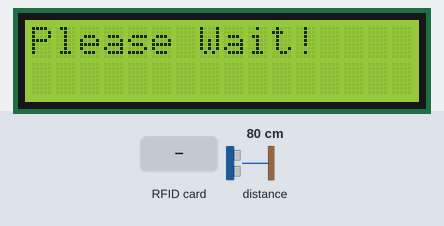
Simulated run of this sketch. Board: ESP8266 (NodeMCU). On the bench: 16×2 character LCD. Wiring (inferred from the names in the program): ultrasonic range finder: trigger A0; echo D3. The inputs (shaded band) are chosen by the test bench; at power-on: distance to the obstacle 80 cm. The echo pulse lasts 58.3 µs per cm; WiFi joins after 1.5 s; servers stay silent unless stated; what the sketch prints to the serial monitor is not drawn.

Above: at 0.1 s.
At 3.0 s:
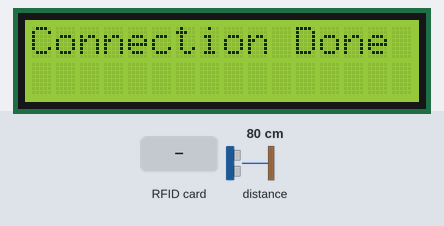
4.7 s: RFID card 5E 7A 19 C4 held to the reader
At 5.8 s:
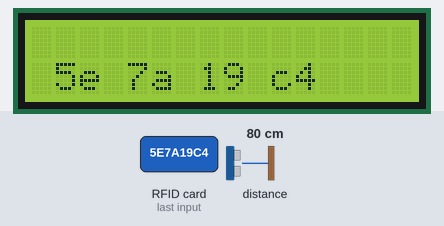
Timing chart, 0 to 7.7 s (numbered marks = the images above; inputs shaded):
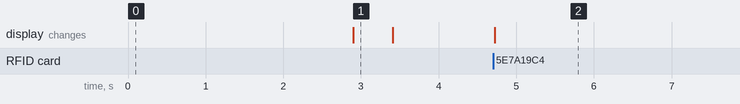

The sketch:

firstesp8266_1.ino
```cpp
#include <Wire.h>
#include <LiquidCrystal_I2C.h>
#include <SoftwareSerial.h>
#include <SPI.h>
#include <MFRC522.h>
#include <Arduino.h>

#define RST_PIN D4
#define CS_PIN D8
MFRC522 mfrc522(CS_PIN, RST_PIN);
char newTagDetected;

#define BLYNK_TEMPLATE_ID "TMPL6z2N9dDO0"
#define BLYNK_TEMPLATE_NAME "Cat Feeder"
#define BLYNK_AUTH_TOKEN "4Fgpra59MH_USJMk5vYScTZj77H9w9Da"

#include <ESP8266WiFi.h>
#include <BlynkSimpleEsp8266.h>

char ssid[] = "177013";
char pass[] = "metamorphosis";

WiFiClient client;

const int trigger = A0; //trig pin hcsr04
const int echo = D3; //echo pin hcsr04

//adjusting for serial connection using softwareserial.h
const int rxpin = 3;
const int txpin = 1;
SoftwareSerial esp = SoftwareSerial(rxpin, txpin);


LiquidCrystal_I2C lcd(0x27, 16, 2); //lcd 16x2 with address 0x27

const int maxDistance = 20;

float duration, distance;
float measureDistance() {
  // Trigger ultrasonic sensor
  digitalWrite(trigger, LOW);
  delayMicroseconds(2);
  digitalWrite(trigger, HIGH);
  delayMicroseconds(10);
  digitalWrite(trigger, LOW);

  // Measure pulse duration
  duration = pulseIn(echo, HIGH);

  // Calculate distance (adjust based on your sensor's specifications)
  distance = duration * 0.034 / 2; // Speed of sound in cm/us

  return constrain(distance, 0, maxDistance); // Constrain measured distance to sensor range
}

//Struct data that will send to slave esp8266
struct controlData {
  float weight;
  bool servoRun;
};
controlData controlPacket; //instance of the data structure

unsigned long lastMillis = 0;// Milliseconds since last food level measurement
float percentageDecrease;
// Function for dedicated serial output
void sendDataToSerial(float percentageDecrease, bool servoRun, float weight) {
  Serial.print("Pakan : ");
  Serial.print(percentageDecrease, 1);
  Serial.println("%");
  Serial.print("Servo Run: ");
  Serial.println(servoRun ? "True" : "False");
  Serial.print("Weight: ");
  Serial.println(weight);
  Serial.flush(); // Force serial buffer flush
}


void setup() {
  esp.begin(9600);
  Serial.begin(115200);
  SPI.begin();
  pinMode(trigger, OUTPUT);
  pinMode(echo, INPUT);
  //checking LCD
  lcd.begin();
  lcd.clear();
  lcd.noCursor();
  lcd.print("Please Wait!");
  delay(1000);

  WiFi.begin(ssid, pass);
  Blynk.begin(BLYNK_AUTH_TOKEN, ssid, pass);
  while(WiFi.status() != WL_CONNECTED){
	  lcd.clear();
	  lcd.setCursor(0,0);
	  lcd.print("Trying Connecting");
	  lcd.setCursor(0,1);
	  lcd.print("To WiFi");
	  delay(500);
  }

  lcd.clear();
	lcd.setCursor(0,0);
	lcd.print("Connection Done");
  delay(500);
  lcd.clear();
  jumlahPakan();
}

void loop() {
  if (Blynk.connected()) {
  esp.write((uint8_t*)&controlPacket, sizeof(controlPacket));
  // Check for 1 minute interval and call jumlahPakan()
  unsigned long currentMillis = millis();
  if (currentMillis - lastMillis >= 60000) {
    lastMillis = currentMillis;
    jumlahPakan();
  }
  }
  else {
  Serial.println("Blynk Disconnected!");
  lcd.clear();
  lcd.setCursor(0, 0);
  lcd.print("Blynk Disconnect");
  }


  if (esp.available() > sizeof(controlData)) {
    controlData receivedData;
    esp.readBytes((uint8_t*) &receivedData, sizeof(controlData));
    int servoRunInt = receivedData.servoRun ? 1 : 0;
    // Update your control packet with received servoRun data
    controlPacket.servoRun = receivedData.servoRun;
    Serial.print("Received servoRun from Slave ESP: ");
    Serial.println(servoRunInt);

    // Send the updated control packet (including received servoRun) to Blynk
    Blynk.virtualWrite(V1, servoRunInt);
  }


  if (!newTagDetected && !mfrc522.PICC_IsNewCardPresent()) {
    return;
  }

  if (!mfrc522.PICC_ReadCardSerial()) {
    return;
  }

  // Set flag to true after reading a tag
  newTagDetected = true;

  Serial.print("ID Kucing: ");
  String content = "";
  byte letter;
  for (byte i = 0; i < mfrc522.uid.size; i++) {
    Serial.print(mfrc522.uid.uidByte[i] < 0x10 ? " 0" : " ");
    Serial.print(mfrc522.uid.uidByte[i], HEX);
    content.concat(String(mfrc522.uid.uidByte[i] < 0x10 ? " 0" : " "));
    content.concat(String(mfrc522.uid.uidByte[i], HEX));
  }
  lcd.clear();
  lcd.setCursor(0, 0);
  lcd.setCursor(0, 1);
  lcd.print(content);
  // Send tag ID to Blynk (optional)
  delay(1000);
  newTagDetected = false;
  sendTagIDToBlynk(content);

  sendDataToSerial(percentageDecrease, controlPacket.servoRun, controlPacket.weight);
}

BLYNK_WRITE(V1){
  controlPacket.servoRun = param.asInt() > 0;
  Serial.print("Received servo control signal from blynk: ");
  Serial.println(controlPacket.servoRun);
  if (controlPacket.servoRun == 1){
    Blynk.virtualWrite(V3,"Memberikan Makan");
  }
}

BLYNK_WRITE(V0){
  controlPacket.weight = param.asFloat();
  Serial.print("Received weight from blynk: ");
  Serial.println(controlPacket.weight);
}


void jumlahPakan(){
  // Measure distance to water surface
  distance = measureDistance();
  // Calculate food level based on total container height
  float Level = 15 - distance;
  // Calculate percentage decrease
  float decrease = constrain(0.1, 0, Level);
  float percentageDecrease = (decrease / 15) * 100;

  Blynk.virtualWrite(V2, percentageDecrease);

  sendDataToSerial(percentageDecrease, controlPacket.servoRun, controlPacket.weight);
  if (percentageDecrease <= 5){
    Blynk.virtualWrite(V3,"Mohon Isi Ulang Makanan");
  }
}

// Function to send tag ID to Blynk
void sendTagIDToBlynk(String tagID) {
  Blynk.virtualWrite(V3, tagID);
}
```

Measured:
- after the input at 4.7 s, the display: changes at once (image 2)
- what the display in image 1 shows lasts 0.5 s, from 2.9 s to 3.4 s
